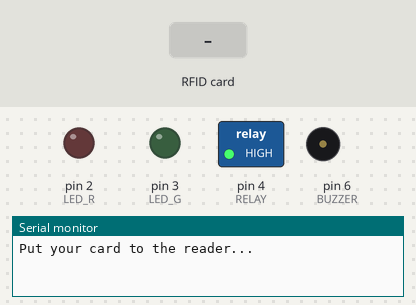
This sketch was run on a simulated Arduino Mega 2560, built with avr-gcc and run on an emulated ATmega2560. Shown: switched loads named in the sketch (green lamp = pin HIGH), output pins drawn as LEDs (lit = HIGH), buzzer (waves = sounding), the last lines printed to the serial monitor. The test bench sets the inputs (shaded band). Pins used as bus, display or sensor lines are not drawn.

Above: at 1.2 s.
1.3 s: RFID card CA FA BB 80 held to the reader
At 3.1 s:
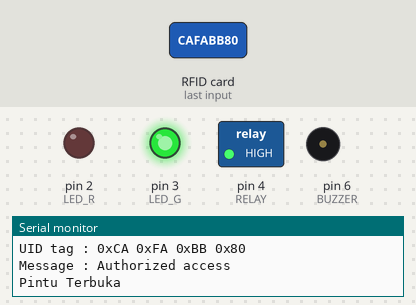
4.3 s: RFID card 5E 7A 19 C4 held to the reader
At 6.0 s:
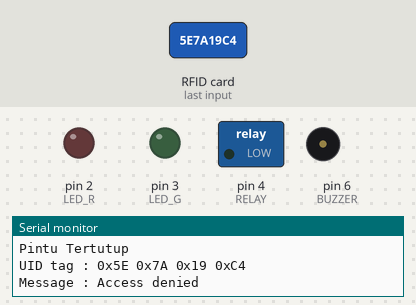
6.8 s: RFID card CA 31 B8 89 held to the reader
At 7.7 s:
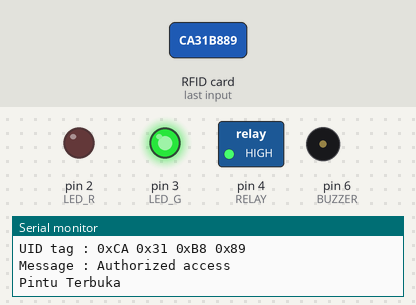
Timing chart, 0 to 10.8 s (numbered marks = the images above; inputs shaded):
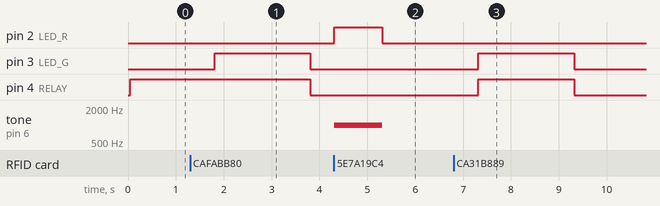

The sketch:

Multi_rfid_door_lock.ino
```cpp
#include <SPI.h>
#include <MFRC522.h>

#define SS_PIN 53
#define RST_PIN 5
#define LED_G 3 // define green LED pin
#define LED_R 2 // define red LED
#define RELAY 4 // relay pin
#define BUZZER 6 // buzzer pin
#define ACCESS_DELAY 2000
#define DENIED_DELAY 1000

MFRC522 mfrc522(SS_PIN, RST_PIN); // Create MFRC522 instance.

// List of valid UID values
byte validUIDs[][4] = {
  {0xCA, 0xFA, 0xBB, 0x80},// Add more UID values as needed
  {0xCA, 0x31, 0xB8, 0x89},// Add more UID values as needed
  {0xED, 0x90, 0x3C, 0x2D},// Add more UID values as needed
  {0x53, 0xD3, 0xF8, 0x50},// Add more UID values as needed


};

void setup()
{
  Serial.begin(9600); // Initiate a serial communication
  SPI.begin();        // Initiate SPI bus
  mfrc522.PCD_Init(); // Initiate MFRC522
  pinMode(LED_G, OUTPUT);
  pinMode(LED_R, OUTPUT);
  pinMode(RELAY, OUTPUT);
  pinMode(BUZZER, OUTPUT);
  noTone(BUZZER);
  digitalWrite(RELAY, HIGH);
  Serial.println("Put your card to the reader...");
  Serial.println();
}

void loop()
{
  // Look for new cards
  if (!mfrc522.PICC_IsNewCardPresent())
  {
    return;
  }
  // Select one of the cards
  if (!mfrc522.PICC_ReadCardSerial())
  {
    return;
  }
  // Show UID on serial monitor
  Serial.print("UID tag :");
  byte content[4];
  for (byte i = 0; i < mfrc522.uid.size; i++)
  {
    content[i] = mfrc522.uid.uidByte[i];
    Serial.print(content[i] < 0x10 ? " 0x0" : " 0x");
    Serial.print(content[i], HEX);
  }
  Serial.println();
  Serial.print("Message : ");

  // Check if the content matches any valid UID
  bool authorized = false;
  for (int i = 0; i < sizeof(validUIDs) / sizeof(validUIDs[0]); i++)
  {
    if (memcmp(content, validUIDs[i], 4) == 0)
    {
      authorized = true;
      break;
    }
  }

  if (authorized)
  {
    Serial.println("Authorized access");
    Serial.println();
    delay(500);
    digitalWrite(RELAY, HIGH);
    digitalWrite(LED_G, HIGH);
    Serial.println("Pintu Terbuka");
    Serial.println();
    delay(ACCESS_DELAY);
    digitalWrite(RELAY, LOW);
    digitalWrite(LED_G, LOW);
    Serial.println("Pintu Tertutup");
    Serial.println();
  }
  else
  {
    Serial.println("Access denied");
    digitalWrite(LED_R, HIGH);
    tone(BUZZER, 1000);
    delay(DENIED_DELAY);
    digitalWrite(LED_R, LOW);
    noTone(BUZZER);
  }
}
```

Measured:
- after the input at 1.3 s, pin 3 (LED_G): LOW → HIGH after 0.51 s, → LOW 2.0 s later; pin 4 (RELAY): HIGH → LOW after 2.5 s
- after the input at 4.3 s, pin 2 (LED_R): LOW → HIGH at once, → LOW 1.0 s later; tone on pin 6 (BUZZER): silent → 1000 Hz at once, → silent 1.0 s later
- after the input at 6.8 s, pin 3 (LED_G), pin 4 (RELAY): LOW → HIGH after 0.52 s, → LOW 2.0 s later
